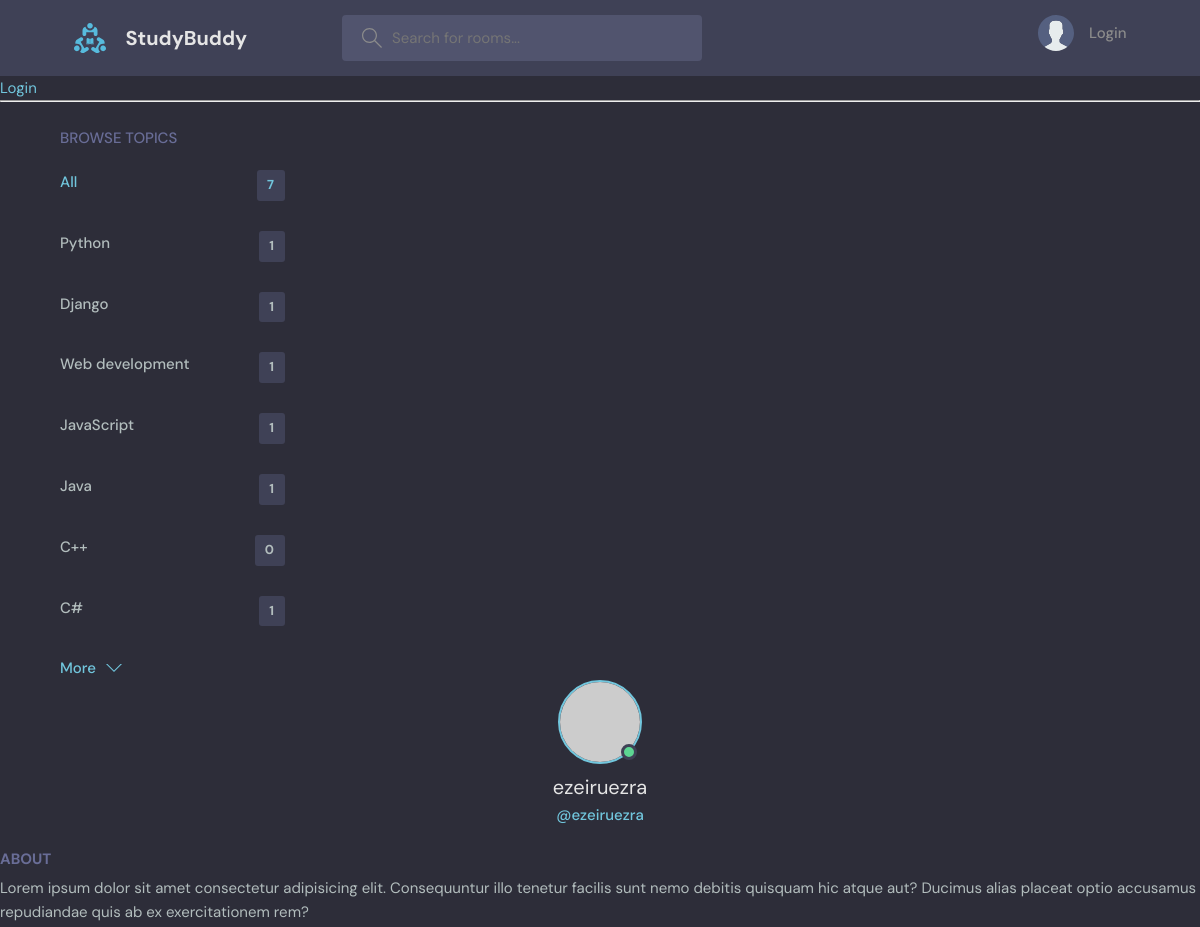
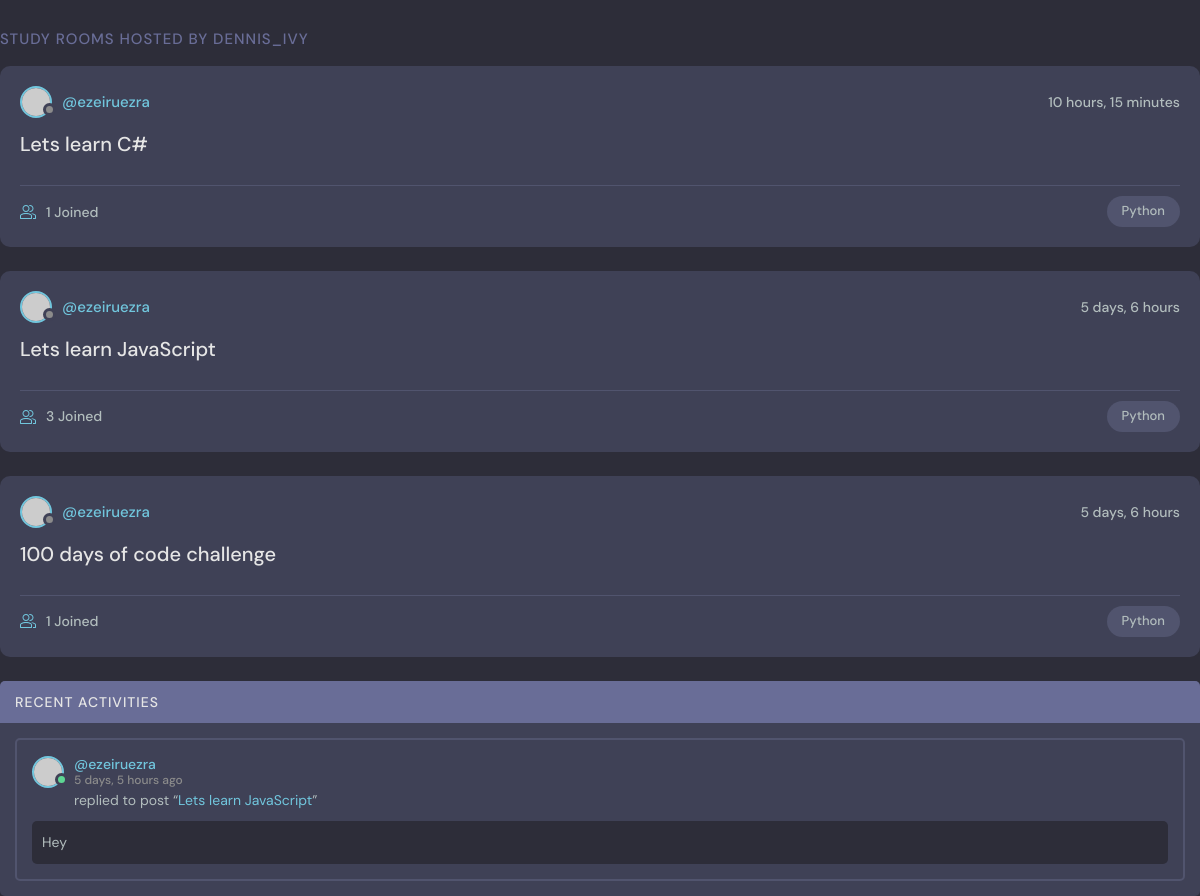
The app's page /profile/1 with its own data (2 pictures, top to bottom).
### base/models.py (models this page shows, shortened)
class Topic(models.Model):
    name = models.CharField(max_length=200)

class Room(models.Model):
    host = models.ForeignKey(User, on_delete=models.SET_NULL, null=True)
    topic = models.ForeignKey(Topic, on_delete=models.SET_NULL, null=True)
    name = models.CharField(max_length=200)
    description = models.TextField(null=True, blank=True)
    participants = models.ManyToManyField(User, related_name='participants', blank=True)
    updated = models.DateTimeField(auto_now=True)
    created = models.DateTimeField(auto_now_add=True)
    class Meta:
        ordering = ['-updated', '-created']
    def __str__(self):
        return self.name

class Message(models.Model):
    user = models.ForeignKey(User, on_delete=models.CASCADE)
    room = models.ForeignKey(Room, on_delete=models.CASCADE)
    body = models.TextField()
    updated = models.DateTimeField(auto_now=True)
    created = models.DateTimeField(auto_now_add=True)
    class Meta:
        ordering = ['-updated', '-created']
    def __str__(self):
        return self.body[0:50]

### base/views.py (the view)
# urls.py: path("profile/<str:pk>", views.user_profile, name="user-profile"),
def user_profile(request, pk):
    user = User.objects.get(id=pk)
    rooms = user.room_set.all()
    room_messages = user.message_set.all()
    topics = Topic.objects.all()
    context = {
        "user": user,
        "rooms": rooms,
        "room_messages": room_messages,
        "topics": topics
    }
    return render(request, 'profile.html', context)

### base/templates/profile.html (shortened to what this page needs)
{% extends 'main.html' %}
{% block content %}
  <main class="profile-page layout layout--3">
    <div class="container">
      {% include 'topics_components.html' %}
    </div>
      <div class="roomList">
        <div class="profile">
          <div class="profile__avatar">
            <div class="avatar avatar--large active">
              <img src="https://randomuser.me/api/portraits/men/11.jpg" />
            </div>
          </div>
          <div class="profile__info">
            <h3>{{ user.username }}</h3>
            <p>@{{ user.username }}</p>
          </div>
          <div class="profile__about">
            <h3>About</h3>
            <p>
              Lorem ipsum dolor sit amet consectetur adipisicing elit. Consequuntur illo tenetur
              facilis sunt nemo debitis quisquam hic atque aut? Ducimus alias placeat optio
              accusamus repudiandae quis ab ex exercitationem rem?
            </p>
          </div>
        </div>
        <div class="roomList__header">
          <div>
            <h2>Study Rooms Hosted by dennis_ivy
            </h2>
          </div>
        </div>
         {% include 'feed_component.html' %}
      </div>
     {% include 'activity_component.html' %}
  </main>
 {% endblock %}

### base/templates/main.html (shortened to what this page needs)
<!DOCTYPE html>
{% load static %}
<html lang="en">
  <head>
    <link rel="stylesheet" href="{% static 'styles/style.css' %}" />
  </head>
  <body>
    {% include 'navbar.html' %}
    {% block content %}
    {% endblock %}
  </body>
</html>

### base/templates/navbar.html (shortened to what this page needs)
{% load static %}
<header class="header header--loggedIn">
      <div class="container">
        <a href="{% url 'home' %}" class="header__logo">
          <img src="{% static 'images/logo.svg' %}" />
          <h1>StudyBuddy</h1>
        </a>
        <form class="header__search" method="GET" action="{% url 'home' %}">
          <label>
            <input name="q" placeholder="Search for rooms..." />
          </label>
        </form>
        <nav class="header__menu">
          {% if request.user.is_authenticated %}
          <div class="header__user">
            <a href="{% url 'user-profile' request.user.id %}">
              <div class="avatar avatar--medium active">
                <img src="https://randomuser.me/api/portraits/men/37.jpg" />
              </div>
              <p>{{ request.user.username }} <span>@{{ request.user.username }}</span></p>
            </a>
            <button class="dropdown-button">
              <svg version="1.1" xmlns="http://www.w3.org/2000/svg" width="32" height="32" viewBox="0 0 32 32">
                <title>chevron-down</title>
                <path d="M16 21l-13-13h-3l16 16 16-16h-3l-13 13z"></path>
              </svg>
            </button>
          </div>
          {% else %}
           <a href="{% url 'login' %}">
            <img src="{% static 'images/avatar.svg' %}"  />
            <p>Login</p>
          </a>
           {% endif %}
        </nav>
      </div>
    </header>
{% if request.user.is_authenticated %}
<p>Hello {{ request.user }}</p>
<a href="{% url 'logout' %}">Logout</a>
{% else %}
<a href="{% url 'login' %}">Login</a>
{% endif %}
<hr>

### base/templates/topics_components.html
<div class="topics">
          <div class="topics__header">
            <h2>Browse Topics</h2>
          </div>
          <ul class="topics__list">
            <li>
              <a href="{% url 'home' %}" class="active">All <span>{{ topics.count }}</span></a>
            </li>
              {% for topic in topics %}
            <li>
              <a href="{% url 'home' %}?q={{topic.name}}">{{ topic.name }} <span>{{ topic.room_set.all.count }}</span></a>
            </li>
              {%  endfor %}
          </ul>
          <a class="btn btn--link" href="topics.html">
            More
            <svg version="1.1" xmlns="http://www.w3.org/2000/svg" width="32" height="32" viewBox="0 0 32 32">
              <title>chevron-down</title>
              <path d="M16 21l-13-13h-3l16 16 16-16h-3l-13 13z"></path>
            </svg>
          </a>
        </div>

### base/templates/feed_component.html (shortened to what this page needs)
{% for room in rooms %}
<div class="roomListRoom">
            <div class="roomListRoom__header">
              <a href="{% url 'user-profile' room.host.id %}" class="roomListRoom__author">
                <div class="avatar avatar--small">
                  <img src="https://randomuser.me/api/portraits/women/11.jpg" />
                </div>
                <span>@{{room.host.username}}</span>
              </a>
              <div class="roomListRoom__actions">
                <span>{{ room.created|timesince }}</span>
              </div>
            </div>
            <div class="roomListRoom__content">
              <a href="{% url 'room' room.id %}">{{ room.name }}</a>
            </div>
            <div class="roomListRoom__meta">
              <a href="{% url 'room' room.id %}" class="roomListRoom__joined">
                {{ room.participants.all.count }} Joined
              </a>
              <p class="roomListRoom__topic">Python</p>
            </div>
          </div>
 {% endfor %}

### base/templates/activity_component.html (shortened to what this page needs)
<div class="activities">
          <div class="activities__header">
            <h2>Recent Activities</h2>
          </div>
          {% for message in room_messages %}
          <div class="activities__box">
            <div class="activities__boxHeader roomListRoom__header">
              <a href="{% url 'user-profile' message.user.id %}" class="roomListRoom__author">
                <div class="avatar avatar--small active">
                  <img src="https://randomuser.me/api/portraits/men/13.jpg" />
                </div>
                <p>
                  @{{ message.user }}
                  <span>{{ message.created|timesince }} ago</span>
                </p>
              </a>
            </div>
            <div class="activities__boxContent">
              <p>replied to post “<a href= "{% url 'room' message.room.id %}">{{ message.room }}</a>”</p>
              <div class="activities__boxRoomContent">
                <p>{{ message }}</p>
              </div>
            </div>
          </div>
      {% endfor %}
        </div>

### records on screen
Topic: name "Python", room_set.all.count "1"
Topic: name "Django", room_set.all.count "1"
Topic: name "Web development", room_set.all.count "1"
Topic: name "JavaScript", room_set.all.count "1"
Topic: name "Java", room_set.all.count "1"
Topic: name "C++", room_set.all.count "0"
Topic: name "C#", room_set.all.count "1"
Room: host.username "ezeiruezra", created "10 hours, 15 minutes", name "Lets learn C#", participants.all.count "1"
Room: host.username "ezeiruezra", created "5 days, 6 hours", name "Lets learn JavaScript", participants.all.count "3"
Room: host.username "ezeiruezra", created "5 days, 6 hours", name "100 days of code challenge", participants.all.count "1"
Message: user "ezeiruezra", created "5 days, 5 hours", room "Lets learn JavaScript", body "Hey"

### other values on screen
{{ topics.count }} "7"
{{ user.username }} "ezeiruezra"
